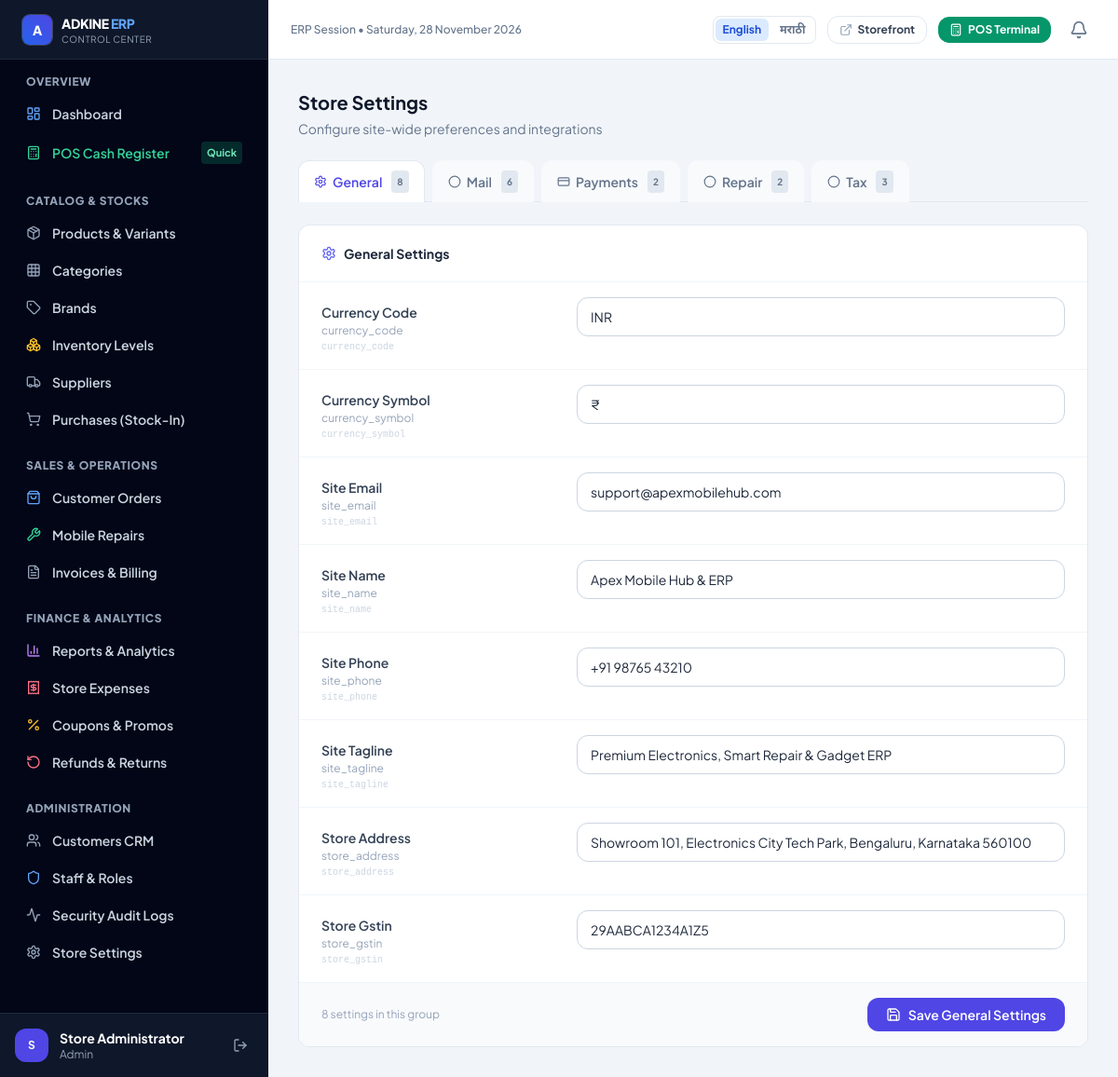
Screenshot of /admin/settings.php (signed in) with the database file from the repository.
### tables this page shows
CREATE TABLE `settings` (
  `id` int(10) UNSIGNED NOT NULL,
  `setting_group` varchar(50) NOT NULL DEFAULT 'general',
  `setting_key` varchar(100) NOT NULL,
  `setting_value` longtext DEFAULT NULL,
  `is_autoload` tinyint(1) DEFAULT 1,
  `updated_at` timestamp NULL DEFAULT current_timestamp() ON UPDATE current_timestamp()
);

### includes/db.php (called while the page is built, shortened)
<?php
function db(): mysqli
{
    static $conn = null;
    if ($conn === null) {
        $conn = new mysqli(DB_HOST, DB_USER, DB_PASS, DB_NAME, DB_PORT);
        $conn->set_charset(DB_CHARSET);
    }
    return $conn;
}
function _db_execute(string $sql, array $params): mysqli_stmt
{
    $stmt = db()->prepare($sql);
    if (!empty($params)) {
        $stmt->execute(array_values($params));
    } else {
        $stmt->execute();
    }
    return $stmt;
}
function db_fetch_all(string $sql, array $params = []): array
{
    $stmt   = _db_execute($sql, $params);
    $result = $stmt->get_result();
    $rows   = $result->fetch_all(MYSQLI_ASSOC);
    return $rows;
}

### admin/settings.php (the view, shortened to what this page needs)
<?php
require_once __DIR__ . '/../includes/admin-header.php';
$rows     = db_fetch_all("SELECT setting_key AS `key`, setting_value AS `value`, setting_group AS `group`, setting_key AS description FROM settings ORDER BY setting_group, setting_key");
$settings = [];
foreach ($rows as $row) {
    $settings[$row['group']][] = $row;
}
$groupMeta = [
    'general'   => ['label' => 'General',   'icon' => 'settings',      'color' => 'indigo'],
    'inventory' => ['label' => 'Inventory', 'icon' => 'boxes',         'color' => 'amber'],
    'email'     => ['label' => 'Email / SMTP','icon'=> 'mail',         'color' => 'blue'],
    'payment'   => ['label' => 'Payments',  'icon' => 'credit-card',   'color' => 'emerald'],
    'social'    => ['label' => 'Social Media','icon'=> 'share-2',      'color' => 'purple'],
];
function isSensitive(string $key): bool {
    return (bool)preg_match('/secret|password|pass|token|api[_-]?key/i', $key);
}
function humanizeKey(string $key): string {
    return ucwords(str_replace(['_', '-'], ' ', $key));
}
$activeGroup = $_GET['tab'] ?? array_key_first($settings);
?>
<div class="space-y-6">
    <div class="flex flex-wrap items-end justify-between gap-4">
        <div>
            <h1 class="text-xl font-bold text-slate-900">Store Settings</h1>
            <p class="mt-1 text-sm text-slate-500">Configure site-wide preferences and integrations</p>
        </div>
    </div>
    <div class="flex flex-wrap gap-2 border-b border-slate-200 pb-0">
        <?php foreach ($settings as $group => $groupRows): ?>
        <?php $meta = $groupMeta[$group] ?? ['label' => ucfirst($group), 'icon' => 'circle', 'color' => 'slate']; ?>
        <a href="?tab=<?= e($group) ?>"
           class="inline-flex items-center gap-1.5 px-4 py-2.5 text-sm font-semibold rounded-t-xl border border-b-0 transition -mb-px
               <?= $activeGroup === $group
                   ? 'bg-white text-indigo-600 border-slate-200 border-b-white'
                   : 'bg-slate-50 text-slate-500 border-transparent hover:text-slate-700 hover:bg-slate-100' ?>">
            <i data-lucide="<?= e($meta['icon']) ?>" class="w-3.5 h-3.5"></i>
            <?= e($meta['label']) ?>
            <span class="ml-1 text-[10px] px-1.5 py-0.5 rounded bg-slate-200 text-slate-500 font-bold"><?= count($groupRows) ?></span>
        </a>
        <?php endforeach; ?>
    </div>
    <?php foreach ($settings as $group => $groupRows): ?>
    <?php if ($group !== $activeGroup) continue; ?>
    <?php $meta = $groupMeta[$group] ?? ['label' => ucfirst($group), 'icon' => 'circle', 'color' => 'indigo']; ?>
    <form method="POST" action="<?= url('/admin/actions/settings-update.php') ?>">
        <div class="bg-white rounded-xl border border-slate-200 shadow-xs overflow-hidden">
            <div class="px-6 py-5 border-b border-slate-100 flex items-center gap-2">
                <i data-lucide="<?= e($meta['icon']) ?>" class="w-4 h-4 text-<?= e($meta['color']) ?>-500"></i>
                <h2 class="font-bold text-slate-800 text-sm"><?= e($meta['label']) ?> Settings</h2>
            </div>
            <div class="divide-y divide-slate-100">
                <?php foreach ($groupRows as $row): ?>
                <?php $sensitive = isSensitive($row['key']); ?>
                <div class="px-6 py-4 sm:grid sm:grid-cols-3 sm:gap-6 sm:items-start">
                    <div class="sm:pt-1.5">
                        <label for="setting_<?= e($row['key']) ?>" class="block text-sm font-semibold text-slate-700">
                            <?= e(humanizeKey($row['key'])) ?>
                        </label>
                        <?php if (!empty($row['description'])): ?>
                            <p class="mt-0.5 text-xs text-slate-400"><?= e($row['description']) ?></p>
                        <?php endif; ?>
                        <p class="mt-0.5 text-[10px] text-slate-300 font-mono"><?= e($row['key']) ?></p>
                    </div>
                    <div class="mt-2 sm:mt-0 sm:col-span-2">
                        <?php if ($sensitive): ?>
                        <input type="password"
                               id="setting_<?= e($row['key']) ?>"
                               name="settings[<?= e($row['key']) ?>]"
                               placeholder="Leave blank to keep current value"
                               autocomplete="new-password"
                               class="w-full rounded-xl border border-slate-300 px-3.5 py-2.5 text-sm focus:border-indigo-600 focus:ring-1 focus:ring-indigo-600 outline-none transition font-mono">
                        <p class="mt-1 text-xs text-amber-600 flex items-center gap-1">
                            <i data-lucide="shield" class="w-3 h-3"></i>
                            Current value is hidden for security. Enter a new value to change it.
                        </p>
                        <?php else: ?>
                        <input type="text"
                               id="setting_<?= e($row['key']) ?>"
                               name="settings[<?= e($row['key']) ?>]"
                               value="<?= e($row['value'] ?? '') ?>"
                               class="w-full rounded-xl border border-slate-300 px-3.5 py-2.5 text-sm focus:border-indigo-600 focus:ring-1 focus:ring-indigo-600 outline-none transition">
                        <?php endif; ?>
                    </div>
                </div>
                <?php endforeach; ?>
            </div>
            <div class="px-6 py-4 bg-slate-50 border-t border-slate-100 flex items-center justify-between gap-3">
                <p class="text-xs text-slate-400"><?= count($groupRows) ?> setting<?= count($groupRows) !== 1 ? 's' : '' ?> in this group</p>
                <button type="submit"
                        class="inline-flex items-center gap-2 rounded-xl bg-indigo-600 px-5 py-2 text-sm font-semibold text-white hover:bg-indigo-700 transition">
                    <i data-lucide="save" class="w-4 h-4"></i> Save <?= e($meta['label']) ?> Settings
                </button>
            </div>
        </div>
    </form>
    <?php endforeach; ?>
</div>
<?php require_once __DIR__ . '/../includes/admin-footer.php'; ?>

### includes/admin-header.php (style rules this page uses)
body { font-family: 'Plus Jakarta Sans', 'Noto Sans Devanagari', sans-serif; -webkit-tap-highlight-color: transparent; }
html, body { overflow-x: hidden; }
html { scrollbar-color: #94a3b8 #e2e8f0; scrollbar-width: thin; }

### rows the page displays
settings: setting_key "Currency Code", setting_key "currency_code", setting_value "INR"
settings: setting_key "Currency Symbol", setting_key "currency_symbol", setting_value "₹"
settings: setting_key "Site Email", setting_key "site_email", setting_value "support@apexmobilehub.com"
settings: setting_key "Site Name", setting_key "site_name", setting_value "Apex Mobile Hub & ERP"
settings: setting_key "Site Phone", setting_key "site_phone", setting_value "+91 98765 43210"
settings: setting_key "Site Tagline", setting_key "site_tagline", setting_key+setting_value "Premium Electronics, Smart Repair & Gadget ERP"
settings: setting_key "Store Address", setting_key "store_address", setting_key+setting_value "Showroom 101, Electronics City Tech Park, Bengaluru, Karnataka 560100"
settings: setting_key "Store Gstin", setting_key "store_gstin", setting_value "29AABCA1234A1Z5"

### other values shown
substr(auth()['full_name'] ?? 'A', 0, 1) "S"
auth()['full_name'] "Store Administrator"
auth()['role_slug'] "Admin"
$label "English"
$label "मराठी"
$meta['label'] "General"
count($groupRows) "8"
$meta['label'] "Mail"
count($groupRows) "6"
$meta['label'] "Payments"
count($groupRows) "2"
$meta['label'] "Repair"
$meta['label'] "Tax"
count($groupRows) "3"
